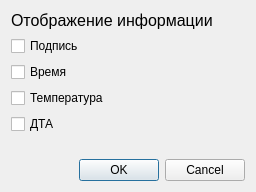
<?xml version="1.0" encoding="UTF-8"?>
<ui version="4.0">
 <class>Dialog</class>
 <widget class="QDialog" name="Dialog">
  <property name="geometry">
   <rect>
    <x>0</x>
    <y>0</y>
    <width>256</width>
    <height>192</height>
   </rect>
  </property>
  <layout class="QGridLayout" name="gridLayout">
   <item row="6" column="0">
    <widget class="QDialogButtonBox" name="buttonBox">
     <property name="orientation">
      <enum>Qt::Horizontal</enum>
     </property>
     <property name="standardButtons">
      <set>QDialogButtonBox::Cancel|QDialogButtonBox::Ok</set>
     </property>
    </widget>
   </item>
   <item row="3" column="0">
    <widget class="QCheckBox" name="checkbox_temp">
     <property name="text">
      <string>Температура</string>
     </property>
    </widget>
   </item>
   <item row="2" column="0">
    <widget class="QCheckBox" name="checkbox_time">
     <property name="text">
      <string>Время</string>
     </property>
    </widget>
   </item>
   <item row="0" column="0">
    <widget class="QLabel" name="label">
     <property name="font">
      <font>
       <pointsize>12</pointsize>
      </font>
     </property>
     <property name="text">
      <string>Отображение информации</string>
     </property>
    </widget>
   </item>
   <item row="1" column="0">
    <widget class="QCheckBox" name="checkbox_label">
     <property name="text">
      <string>Подпись</string>
     </property>
    </widget>
   </item>
   <item row="4" column="0">
    <widget class="QCheckBox" name="checkbox_dta">
     <property name="text">
      <string>ДТА</string>
     </property>
    </widget>
   </item>
   <item row="5" column="0">
    <spacer name="verticalSpacer">
     <property name="orientation">
      <enum>Qt::Vertical</enum>
     </property>
     <property name="sizeHint" stdset="0">
      <size>
       <width>20</width>
       <height>40</height>
      </size>
     </property>
    </spacer>
   </item>
  </layout>
 </widget>
 <resources/>
 <connections>
  <connection>
   <sender>buttonBox</sender>
   <signal>accepted()</signal>
   <receiver>Dialog</receiver>
   <slot>accept()</slot>
   <hints>
    <hint type="sourcelabel">
     <x>248</x>
     <y>254</y>
    </hint>
    <hint type="destinationlabel">
     <x>157</x>
     <y>274</y>
    </hint>
   </hints>
  </connection>
  <connection>
   <sender>buttonBox</sender>
   <signal>rejected()</signal>
   <receiver>Dialog</receiver>
   <slot>reject()</slot>
   <hints>
    <hint type="sourcelabel">
     <x>316</x>
     <y>260</y>
    </hint>
    <hint type="destinationlabel">
     <x>286</x>
     <y>274</y>
    </hint>
   </hints>
  </connection>
 </connections>
</ui>
